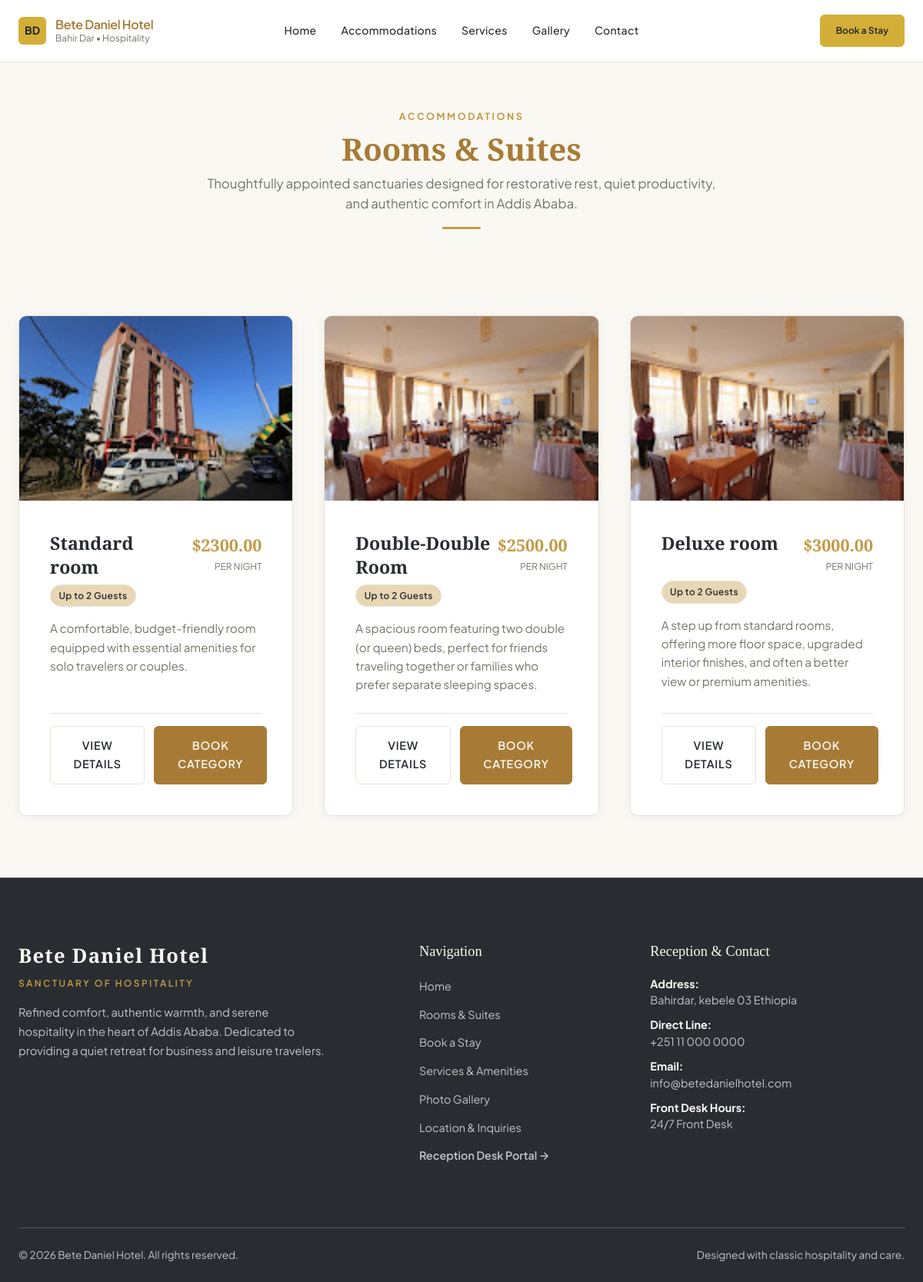
/rooms/, run on the app's committed database.
### apps/core/models.py (models this page shows, shortened)
class HotelInformation(models.Model):
    hotel_name = models.CharField(
        max_length=150,
        default="Bete Daniel Hotel",
        help_text=_("Official hotel name")
    )
    tagline = models.CharField(
        max_length=255,
        default="A Sanctuary of Warmth, Comfort & Authentic Hospitality",
        blank=True,
        help_text=_("Short header or hero tagline")
    )
    about_title = models.CharField(
        max_length=200,
        default="Welcome to Bete Daniel Hotel",
        blank=True,
        help_text=_("Heading for the About section")
    )
    about_description = models.TextField(
        default=(
            "Nestled in a serene and accessible neighborhood, Bete Daniel Hotel provides a refined "
            "blend of modern comfort and authentic Ethiopian hospitality. Whether you are traveling "
            "for business or leisure, our thoughtfully designed rooms and attentive staff ensure an "
            "unforgettable and restful stay."
        ),
        blank=True,
        help_text=_("Detailed introduction and about narrative")
    )
    address = models.CharField(
        max_length=255,
        default="Bole Sub-City, Addis Ababa, Ethiopia",
        blank=True,
        help_text=_("Physical hotel address")
    )
    phone = models.CharField(
        max_length=50,
        default="+251 11 000 0000",
        blank=True,
        help_text=_("Primary front desk phone number")
    )
    email = models.EmailField(
        default="info@betedanielhotel.com",
        blank=True,
        help_text=_("Public inquiries and reservations email")
    )
    check_in_time = models.CharField(
        max_length=50,
        default="2:00 PM",
        blank=True,
        help_text=_("Standard check-in time")
    )
    check_out_time = models.CharField(
        max_length=50,
        default="11:00 AM",
        blank=True,
        help_text=_("Standard check-out time")
    )
    reception_hours = models.CharField(
        max_length=100,
        default="24/7 Front Desk",
        blank=True,
        help_text=_("Front desk operational hours")
    )
    created_at = models.DateTimeField(auto_now_add=True)
    updated_at = models.DateTimeField(auto_now=True)
    class Meta:
        verbose_name = _("Hotel Information & Profile")
        verbose_name_plural = _("Hotel Information & Profile")
    @classmethod
    def get_solo(cls):
        obj, _ = cls.objects.get_or_create(id=1)
        return obj

### apps/rooms/models.py (models this page shows, shortened)
class RoomCategory(models.Model):
    name = models.CharField(
        max_length=100,
        unique=True,
        help_text=_("Name of the room category (e.g. Deluxe Suite, Standard Single)")
    )
    description = models.TextField(
        blank=True,
        help_text=_("Detailed description of category features and amenities")
    )
    price_per_night = models.DecimalField(
        max_digits=10,
        decimal_places=2,
        validators=[MinValueValidator(0)],
        help_text=_("Nightly rate")
    )
    capacity = models.PositiveIntegerField(
        validators=[MinValueValidator(1)],
        help_text=_("Maximum guest capacity")
    )
    is_active = models.BooleanField(
        default=True,
        help_text=_("Whether this category is active and open for reservations")
    )
    created_at = models.DateTimeField(auto_now_add=True)
    updated_at = models.DateTimeField(auto_now=True)
    class Meta:
        verbose_name = _("Room Category")
        verbose_name_plural = _("Room Categories")
        ordering = ['price_per_night', 'name']

class RoomImage(models.Model):
    category = models.ForeignKey(
        RoomCategory,
        on_delete=models.CASCADE,
        related_name='images',
        help_text=_("Room category displayed in this image")
    )
    image = models.FileField(
        upload_to='room_categories/',
        validators=[FileExtensionValidator(allowed_extensions=['jpg', 'jpeg', 'png', 'webp'])],
        help_text=_("Upload an image of this room category (JPG, PNG, WebP)")
    )
    caption = models.CharField(
        max_length=255,
        blank=True,
        help_text=_("Optional caption for this image")
    )
    created_at = models.DateTimeField(auto_now_add=True)
    class Meta:
        verbose_name = _("Room Category Image")
        verbose_name_plural = _("Room Category Images")
        ordering = ['-created_at']

### apps/rooms/views.py (the view)
# urls.py: path('', views.room_category_list, name='category_list'),
def room_category_list(request):
    categories = RoomCategory.objects.filter(is_active=True).prefetch_related('images').order_by('price_per_night', 'name')
    hotel_info = HotelInformation.get_solo()
    return render(request, 'rooms/category_list.html', {
        'categories': categories,
        'hotel_info': hotel_info,
    })

### templates/rooms/category_list.html (shortened to what this page needs)
{% extends 'base.html' %}
{% load static %}
{% block content %}
<section class="section section-alt" style="padding-top: 3.5rem; padding-bottom: 2rem;">
  <div class="container text-center">
    <span class="section-eyebrow">ACCOMMODATIONS</span>
    <h1 class="section-title">Rooms & Suites</h1>
    <p class="section-subtitle" style="max-width: 680px; margin: 0 auto;">
      Thoughtfully appointed sanctuaries designed for restorative rest, quiet productivity, and authentic comfort in Addis Ababa.
    </p>
    <div class="gold-divider"></div>
  </div>
</section>
<section class="section">
  <div class="container">
    {% if categories %}
    <div class="rooms-grid">
      {% for category in categories %}
      <article class="room-card">
        <div class="room-media-wrapper">
          {% with category.images.first as primary_image %}
            {% if primary_image %}
              <img src="{{ primary_image.image.url }}"
                   alt="{{ category.name }}"
                   class="room-img"
                   loading="lazy">
            {% endif %}
          {% endwith %}
        </div>
        <div class="room-card-body">
          <div class="room-header">
            <h2 class="room-title">{{ category.name }}</h2>
            <div class="room-price-tag">
              <span class="price-amount">${{ category.price_per_night }}</span>
              <span class="price-period">per night</span>
            </div>
          </div>
          <div class="room-meta">
            <span class="badge badge-gold">
              Up to {{ category.capacity }} Guest{{ category.capacity|pluralize }}
            </span>
          </div>
          <p class="room-desc">
            {{ category.description|default:"Thoughtfully designed with plush bedding, dedicated workspace, and en-suite bath." }}
          </p>
          <div class="room-card-footer" style="display: flex; gap: 0.75rem;">
            <a href="{% url 'rooms:category_detail' category.id %}" class="btn btn-outline" style="flex: 1;">
              View Details
            </a>
            <a href="{% url 'reservations:book_category' category.id %}" class="btn btn-gold" style="flex: 1;">
              Book Category
            </a>
          </div>
        </div>
      </article>
      {% endfor %}
    </div>
    {% endif %}
  </div>
</section>
{% endblock %}

### templates/base.html (shortened to what this page needs)
{% load static %}
<!DOCTYPE html>
<html lang="en">
<head>
  <link rel="stylesheet" href="{% static 'css/main.css' %}">
</head>
<body>
  {% include 'includes/navbar.html' %}
  <main id="mainContent">
    {% block content %}{% endblock %}
  </main>
  {% include 'includes/footer.html' %}
</body>
</html>

### templates/includes/navbar.html (shortened to what this page needs)
{% load static %}
<header class="site-header{% if request.resolver_match.url_name == 'home' %} site-header-home{% endif %}">
  <div class="container navbar">
    <a href="{% url 'core:home' %}" class="nav-brand" aria-label="Bete Daniel Hotel">
      <span class="brand-mark" aria-hidden="true">BD</span>
      <span class="brand-copy">
        <span class="brand-title">{{ hotel_info.hotel_name|default:"Bete Daniel Hotel" }}</span>
        <span class="brand-subtitle">Bahir Dar &bull; Hospitality</span>
      </span>
    </a>
    <nav id="navMenu" class="nav-menu" aria-label="Primary Navigation">
      <a href="{% url 'core:home' %}" class="nav-link{% if request.resolver_match.url_name == 'home' %} nav-link-active{% endif %}" {% if request.resolver_match.url_name == 'home' %}aria-current="page"{% endif %}>Home</a>
      <a href="{% url 'rooms:category_list' %}" class="nav-link">Accommodations</a>
      <a href="{% url 'core:home' %}#services" class="nav-link">Services</a>
      <a href="{% url 'core:home' %}#gallery" class="nav-link">Gallery</a>
      <a href="{% url 'core:home' %}#contact" class="nav-link">Contact</a>
    </nav>
    <div class="nav-cta">
      <a href="{% url 'reservations:book' %}" class="btn btn-gold">Book a Stay</a>
    </div>
  </div>
</header>

### templates/includes/footer.html
{% load static %}
<footer class="site-footer">
  <div class="container">
    <div class="footer-top">
      <div>
        <div class="footer-brand-title">{{ hotel_info.hotel_name|default:"Bete Daniel Hotel" }}</div>
        <div class="footer-brand-tagline">Sanctuary of Hospitality</div>
        <p class="footer-desc">
          Refined comfort, authentic warmth, and serene hospitality in the heart of Addis Ababa.
          Dedicated to providing a quiet retreat for business and leisure travelers.
        </p>
      </div>
      <div>
        <h4 class="footer-col-title">Navigation</h4>
        <ul class="footer-links-list">
          <li><a href="{% url 'core:home' %}" class="footer-link">Home</a></li>
          <li><a href="{% url 'rooms:category_list' %}" class="footer-link">Rooms & Suites</a></li>
          <li><a href="{% url 'reservations:book' %}" class="footer-link">Book a Stay</a></li>
          <li><a href="{% url 'core:home' %}#services" class="footer-link">Services & Amenities</a></li>
          <li><a href="{% url 'core:home' %}#gallery" class="footer-link">Photo Gallery</a></li>
          <li><a href="{% url 'core:home' %}#contact" class="footer-link">Location & Inquiries</a></li>
          <li><a href="{% url 'reservations:reception_dashboard' %}" class="footer-link footer-link-staff">Reception Desk Portal &rarr;</a></li>
        </ul>
      </div>
      <div>
        <h4 class="footer-col-title">Reception & Contact</h4>
        <div class="footer-contact-item">
          <strong>Address:</strong><br>
          {{ hotel_info.address|default:"Bole Sub-City, Addis Ababa, Ethiopia" }}
        </div>
        <div class="footer-contact-item">
          <strong>Direct Line:</strong><br>
          <a href="tel:{{ hotel_info.phone }}" class="link-inherit">{{ hotel_info.phone|default:"+251 11 000 0000" }}</a>
        </div>
        <div class="footer-contact-item">
          <strong>Email:</strong><br>
          <a href="mailto:{{ hotel_info.email }}" class="link-inherit">{{ hotel_info.email|default:"info@betedanielhotel.com" }}</a>
        </div>
        <div class="footer-contact-item">
          <strong>Front Desk Hours:</strong><br>
          {{ hotel_info.reception_hours|default:"24/7 Front Desk" }}
        </div>
      </div>
    </div>
    <div class="footer-bottom">
      <div>&copy; {% now "Y" %} {{ hotel_info.hotel_name|default:"Bete Daniel Hotel" }}. All rights reserved.</div>
      <div>Designed with classic hospitality and care.</div>
    </div>
  </div>
</footer>

### data on the page
HotelInformation: hotel_name "Bete Daniel Hotel", address "Bahirdar, kebele 03 Ethiopia", phone "+251 11 000 0000", email "info@betedanielhotel.com", reception_hours "24/7 Front Desk"
RoomCategory: images.first.image (picture), name "Standard room", price_per_night "2300.00", capacity "2", description "A comfortable, budget-friendly room equipped with essential amenities for solo travelers or couples."
RoomCategory: images.first.image (picture), name "Double-Double Room", price_per_night "2500.00", capacity "2", description "A spacious room featuring two double (or queen) beds, perfect for friends traveling together or families who prefer separate sleeping spaces."
RoomCategory: images.first.image (picture), name "Deluxe room", price_per_night "3000.00", capacity "2", description "A step up from standard rooms, offering more floor space, upgraded interior finishes, and often a better view or premium amenities."
